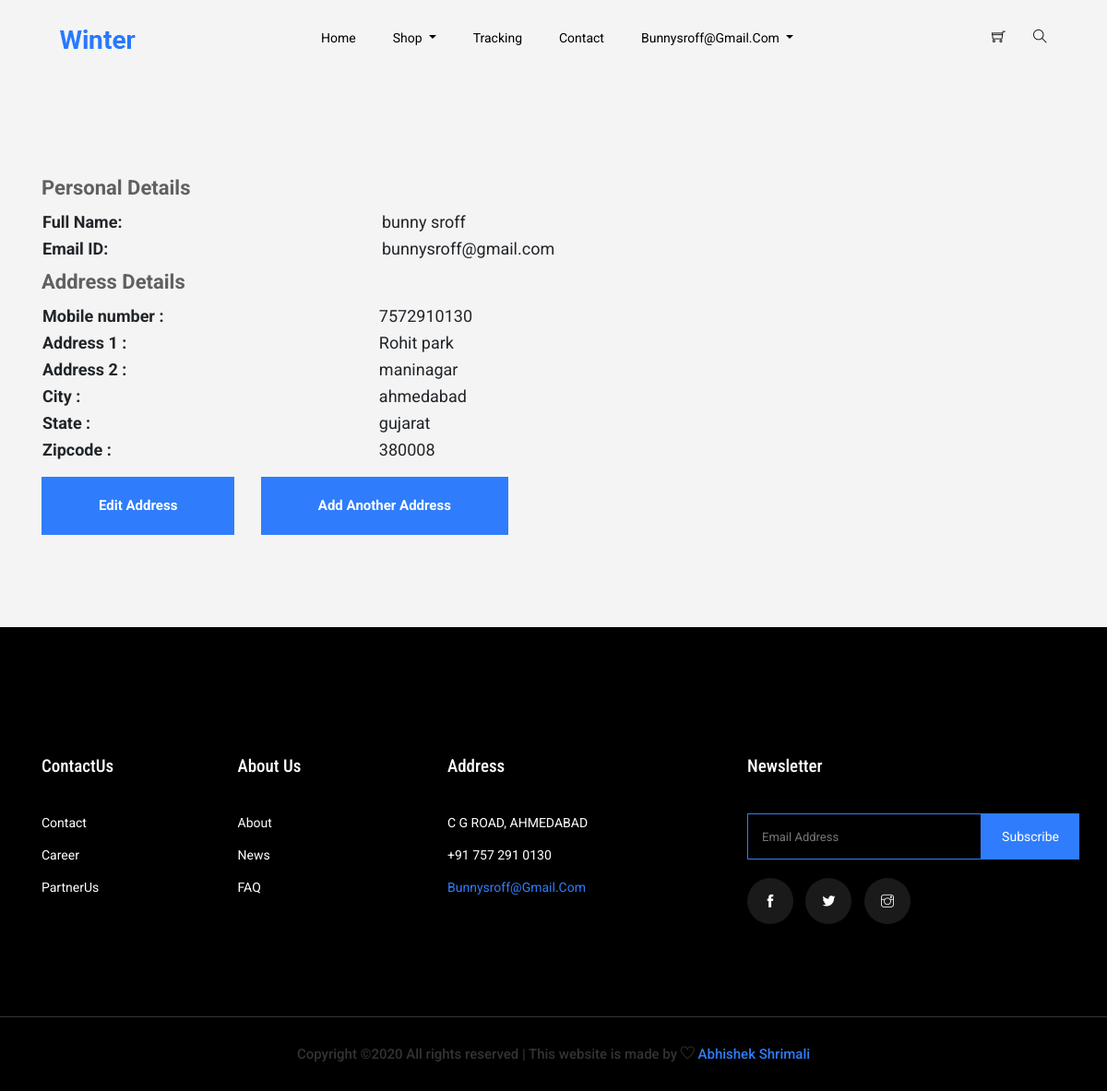
/profile (signed in), run on the app's committed database.
### winter/models.py (models this page shows)
class Register(models.Model):
    first_name = models.CharField(max_length=50)
    last_name = models.CharField(max_length=50)
    email = models.EmailField(unique=True)
    password = models.CharField(max_length=50)
    class Meta:
        db_table = 'register'

class Address(models.Model):
    register = models.ForeignKey(Register,on_delete=models.CASCADE)
    contact = models.IntegerField()
    address1 = models.TextField()
    address2 = models.TextField()
    city = models.CharField(max_length=100)
    state = models.CharField(max_length=100)
    zipcode = models.IntegerField()

### winter/views.py (the view)
# urls.py: path('profile',views.profile),
def profile(request):
    if request.session.has_key('username'):
        user = Register.objects.filter(email=request.session['username'])
        checkout = Address.objects.filter(register_id=user[0].id)
        context = {'user':user,'checkout':checkout}
        return render(request,'profile.html',context)
    else:
        return redirect('/login')

### templates/profile.html
{% extends 'base.html' %}
{% load static %}
{% block body%}
<section class="cart_area section_padding" style="margin-left: 45px;">
    <div>
                        <table style="width:100%;font-size: large;">
                            {% for u in user %}
                            <p style="font-size: 22px;"><strong>Personal Details</strong></p>
                            <tr>
                            <th>Full Name:</th>
                            <td>{{u.first_name}} {{u.last_name}}</td>
                            </tr>
                            <tr>
                            <th>Email ID:</th>
                            <td>{{u.email}}</td>
                            </tr>{% endfor %}
                        </table>
    </div>
    <div>
                        <table style="font-size: large;width:56%;">
                            <p style="font-size: 22px;"><strong>Address Details</strong></p>
                            {% for a in checkout %}
                            <tr>
                                <th>Mobile number :</th>
                                <td>{{a.contact}}</td>
                            </tr>
                            <tr>
                            <th>Address 1 :</th>
                            <td>{{a.address1}}</td>
                            </tr>
                            <tr>
                            <th>Address 2 :</th>
                            <td>{{a.address2}}</td>
                            </tr>
                            <tr>
                            <th>City :</th>
                            <td>{{a.city}}</td>
                            </tr>
                            <tr>
                            <th>State :</th>
                            <td>{{a.state}}</td>
                            </tr>
                            <tr>
                            <th>Zipcode :</th>
                            <td>{{a.zipcode}}</td>
                            </tr>
                        </table>
    </div>
    <div style="margin-top: 15px;">
                            <a class="btn_1" href="/edit_address/{{a.id}}">Edit Address</a>
                            {% endfor %}
                            <a class="btn_1" href="/add_address" style="margin-left: 25px;">Add another Address</a>
    </div>
</section>
{% endblock %}

### templates/base.html (shortened to what this page needs)
{% load static %}
<!doctype html>
<html lang="zxx">
<head>
    <link rel="stylesheet" href="{% static 'css/bootstrap.min.css' %}">
    <link rel="stylesheet" href="{% static 'css/animate.css' %}">
    <link rel="stylesheet" href="{% static 'css/owl.carousel.min.css' %}">
    <link rel="stylesheet" href="{% static 'css/all.css' %}">
    <link rel="stylesheet" href="{% static 'css/flaticon.css' %}">
    <link rel="stylesheet" href="{% static 'css/themify-icons.css' %}">
    <link rel="stylesheet" href="{% static 'css/magnific-popup.css' %}">
    <link rel="stylesheet" href="{% static 'css/slick.css' %}">
    <link rel="stylesheet" href="{% static 'css/style.css' %}">
</head>
<body>
    <header class="main_menu home_menu">
        <div class="container-fluid">
            <div class="row align-items-center justify-content-center">
                <div class="col-lg-11">
                    <nav class="navbar navbar-expand-lg navbar-light">
                        <a class="navbar-brand" href="/"> <img src="{% static 'img/logo.png' %}" alt="logo"> </a>
                        <div class="collapse navbar-collapse main-menu-item" id="navbarSupportedContent">
                            <ul class="navbar-nav">
                                <li class="nav-item">
                                    <a class="nav-link" href="/">Home</a>
                                </li>
                                <li class="nav-item dropdown">
                                    <a class="nav-link dropdown-toggle" href="#" id="navbarDropdown_1"
                                        role="button" data-toggle="dropdown" aria-haspopup="true" aria-expanded="false">
                                        Shop
                                    </a>
                                </li>
                                <li class="nav-item">
                                    <a class="nav-link" href="/tracking">Tracking</a>
                                </li>
                                <li class="nav-item">
                                    <a class="nav-link" href="/contact">Contact</a>
                                </li>
                                {% if request.session.username %}
                                <li class="nav-item dropdown">
                                    <a class="nav-link dropdown-toggle" href="#" id="navbarDropdown_1"
                                        role="button" data-toggle="dropdown" aria-haspopup="true" aria-expanded="false">
                                        {{request.session.username}}
                                    </a>
                                </li>
                                {% endif %}
                            </ul>
                        </div>
                        <div class="hearer_icon d-flex">
                            <a  href="/cart"><i class="ti-shopping-cart"></i></a>
                            <a id="search_1" href="javascript:void(0)"><i class="ti-search"></i></a>
                        </div>
                    </nav>
                </div>
            </div>
        </div>
    </header>
{% block body %}
    {% endblock %}
<footer class="footer_part">
    <div class="container">
        <div class="row justify-content-between">
            <div class="col-sm-6 col-lg-2">
                <div class="col-sm-6 col-lg-1">
                    <div class="single_footer_part">
                        <h4>ContactUs</h4>
                        <ul class="list-unstyled">
                            <li><a href="/contact">Contact</a></li>
                            <li><a href="#">Career</a></li>
                            <li><a href="#">PartnerUs</a></li>
                        </ul>
                    </div>
                </div>
                </div>
                <div class="col-sm-6 col-lg-2">
                    <div class="single_footer_part">
                        <h4>About Us</h4>
                        <ul class="list-unstyled">
                            <li><a href="">About</a></li>
                            <li><a href="">News</a></li>
                            <li><a href="/faq">FAQ</a></li>
                        </ul>
                    </div>
                </div>
                <div class="col-sm-6 col-lg-3">
                    <div class="single_footer_part">
                        <h4>Address</h4>
                        <ul class="list-unstyled">
                            <li><a href="#">C G ROAD, AHMEDABAD</a></li>
                            <li><a href="#">+91 757 291 0130</a></li>
                            <li><span>bunnysroff@gmail.com</span></li>
                        </ul>
                    </div>
                </div>
                <div class="col-sm-6 col-lg-4">
                    <div class="single_footer_part">
                        <h4>Newsletter</h4>
                        <div id="mc_embed_signup">
                            <form target="_blank"
                                action="https://spondonit.us12.list-manage.com/subscribe/post?u=1462626880ade1ac87bd9c93a&amp;id=92a4423d01"
                                method="get" class="subscribe_form relative mail_part">
                                <input type="email" name="email" id="newsletter-form-email" placeholder="Email Address"
                                    class="placeholder hide-on-focus" onfocus="this.placeholder = ''"
                                    onblur="this.placeholder = ' Email Address '">
                                <button type="submit" name="submit" id="newsletter-submit"
                                    class="email_icon newsletter-submit button-contactForm">subscribe</button>
                            </form>
                        </div>
                        <div class="social_icon">
                            <a href="#"><i class="ti-facebook"></i></a>
                            <a href="#"><i class="ti-twitter-alt"></i></a>
                            <a href="#"><i class="ti-instagram"></i></a>
                        </div>
                    </div>
                </div>
            </div>
        </div>
        <div class="row justify-content-center">
            <div class="col-lg-12">
                <div class="copyright_text">
                    <P>
Copyright &copy;<script>document.write(new Date().getFullYear());</script> All rights reserved | This website is made by <i class="ti-heart" aria-hidden="true"></i> <a href="#" target="_blank"> Abhishek Shrimali</a>
</P>
                </div>
            </div>
        </div>
</footer>
</body>
</html>

### data on the page
Register: session.username "Bunnysroff@gmail.com", first_name "bunny", last_name "sroff", email "bunnysroff@gmail.com"
Address: contact "7572910130", address1 "Rohit park", address2 "maninagar", city "ahmedabad", state "gujarat", zipcode "380008"
